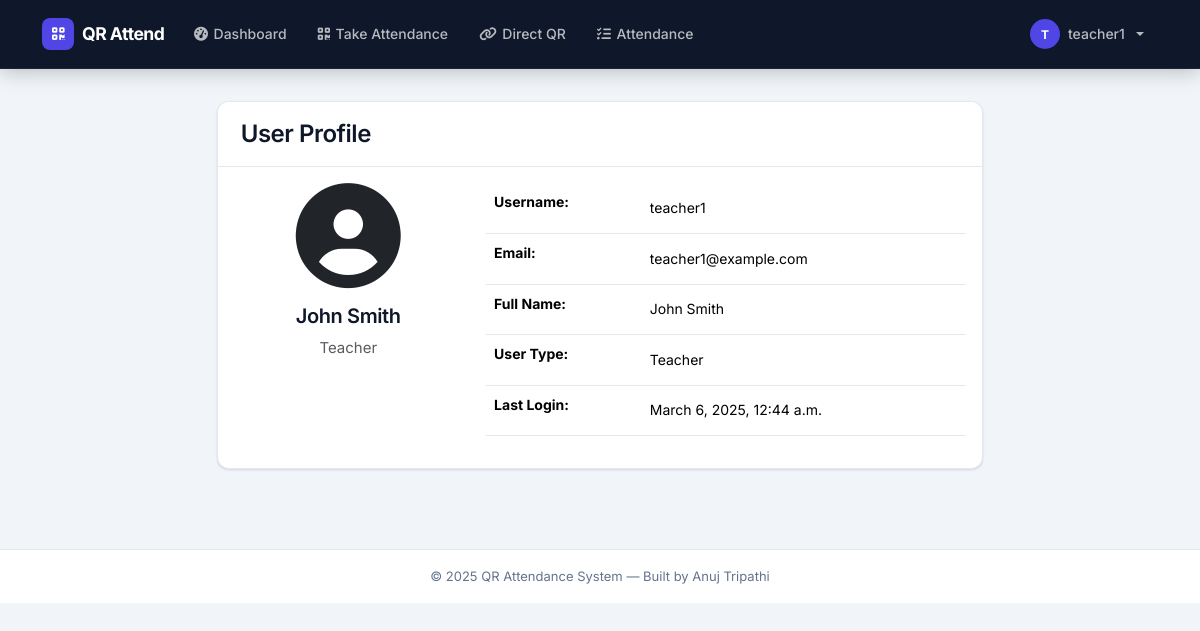
Before: /accounts/profile/ (signed in) with the older database file.
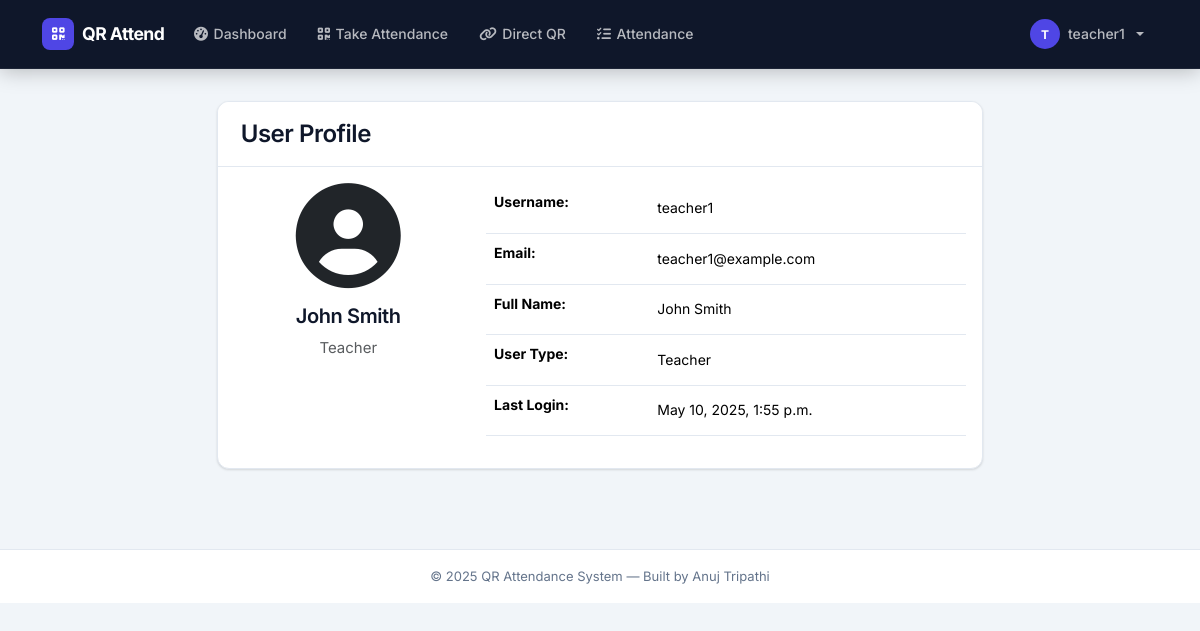
After: the same page with the newer database file.
### accounts/models.py (models this page shows, shortened)
class CustomUser(AbstractUser):
    USER_TYPE_CHOICES = (
        ('ADMIN', 'Admin'),
        ('TEACHER', 'Teacher'),
        ('STUDENT', 'Student'),
    )
    user_type = models.CharField(max_length=10, choices=USER_TYPE_CHOICES, default='STUDENT')
    class Meta:
        permissions = [
            ("can_manage_users", "Can manage all users"),
            ("can_manage_attendance", "Can manage attendance"),
            ("can_view_reports", "Can view attendance reports"),
        ]
    @property
    def is_admin(self):
        return self.user_type == 'ADMIN'
    @property
    def is_teacher(self):
        return self.user_type == 'TEACHER'

### accounts/views.py (the view)
# urls.py: path('profile/', views.profile_view, name='profile'),
@login_required
def profile_view(request):
    return render(request, 'accounts/profile.html')

### templates/accounts/profile.html (shortened to what this page needs)
{% extends 'base/base.html' %}
{% block content %}
<div class="row">
    <div class="col-md-8 offset-md-2">
        <div class="card">
            <div class="card-header bg-primary text-white">
                <h4 class="mb-0">User Profile</h4>
            </div>
            <div class="card-body">
                <div class="row">
                    <div class="col-md-4 text-center">
                        <i class="fas fa-user-circle fa-7x mb-3"></i>
                        <h5>{{ user.get_full_name }}</h5>
                        <p class="text-muted">{{ user.get_user_type_display }}</p>
                    </div>
                    <div class="col-md-8">
                        <table class="table">
                            <tr>
                                <th>Username:</th>
                                <td>{{ user.username }}</td>
                            </tr>
                            <tr>
                                <th>Email:</th>
                                <td>{{ user.email }}</td>
                            </tr>
                            <tr>
                                <th>Full Name:</th>
                                <td>{{ user.get_full_name }}</td>
                            </tr>
                            <tr>
                                <th>User Type:</th>
                                <td>{{ user.get_user_type_display }}</td>
                            </tr>
                            <tr>
                                <th>Last Login:</th>
                                <td>{{ user.last_login }}</td>
                            </tr>
                        </table>
                    </div>
                </div>
            </div>
        </div>
    </div>
</div>
{% endblock %}

### templates/base/base.html (shortened to what this page needs)
{% load static %}
<!doctype html>
<html lang="en">
  <head>
    <link
      href="https://cdn.jsdelivr.net/npm/bootstrap@5.3.2/dist/css/bootstrap.min.css"
      rel="stylesheet"
    />
    <link
      rel="stylesheet"
      href="https://cdnjs.cloudflare.com/ajax/libs/font-awesome/6.5.0/css/all.min.css"
    />
    <link rel="stylesheet" href="{% static 'css/style.css' %}" />
  </head>
  <body>
    <nav class="navbar navbar-expand-lg">
      <div class="container">
        <a class="navbar-brand" href="{% url 'core:home' %}">
          <span class="brand-icon"><i class="fas fa-qrcode"></i></span>
          QR Attend
        </a>
        <div class="collapse navbar-collapse" id="navbarNav">
          <ul class="navbar-nav me-auto gap-1">
            {% if user.is_authenticated %}
            <li class="nav-item">
              <a class="nav-link" href="{% url 'core:home' %}">
                <i class="fas fa-gauge-high"></i> Dashboard
              </a>
            </li>
            {% if user.is_admin %}
            <li class="nav-item">
              <a class="nav-link" href="/admin/accounts/customuser/">
                <i class="fas fa-users"></i> Users
              </a>
            </li>
            <li class="nav-item">
              <a class="nav-link" href="{% url 'attendance:attendance_list' %}">
                <i class="fas fa-chart-line"></i> Reports
              </a>
            </li>
            {% elif user.is_teacher %}
            <li class="nav-item">
              <a class="nav-link" href="{% url 'attendance:take_attendance' %}">
                <i class="fas fa-qrcode"></i> Take Attendance
              </a>
            </li>
            <li class="nav-item">
              <a
                class="nav-link"
                href="{% url 'attendance:generate_direct_qr' %}"
              >
                <i class="fas fa-link"></i> Direct QR
              </a>
            </li>
            <li class="nav-item">
              <a class="nav-link" href="{% url 'attendance:attendance_list' %}">
                <i class="fas fa-list-check"></i> Attendance
              </a>
            </li>
            {% endif %} {% endif %}
          </ul>
          <ul class="navbar-nav">
            {% if user.is_authenticated %}
            <li class="nav-item dropdown">
              <a
                class="nav-link dropdown-toggle"
                href="#"
                id="navbarDropdown"
                role="button"
                data-bs-toggle="dropdown"
                aria-expanded="false"
              >
                <span class="user-avatar">{{ user.username|first }}</span>
                {{ user.username }}
              </a>
            </li>
            {% else %}
            <li class="nav-item">
              <a class="nav-link" href="{% url 'accounts:login' %}">
                <i class="fas fa-right-to-bracket me-1"></i>Login
              </a>
            </li>
            {% endif %}
          </ul>
        </div>
      </div>
    </nav>
    <div class="main-content">{% block content %}{% endblock %}</div>
    <footer class="site-footer">
      &copy; 2025 QR Attendance System &mdash; Built by Anuj Tripathi
    </footer>
  </body>
</html>

Changed rows visible on the page:
changed CustomUser "John Smith": last_login "March 6, 2025, 12:44 a.m." → "May 10, 2025, 1:55 p.m."
